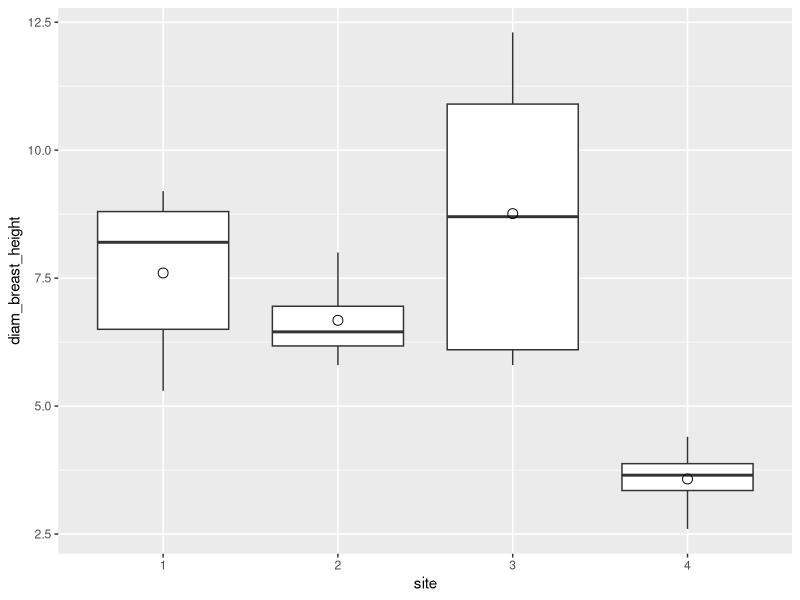
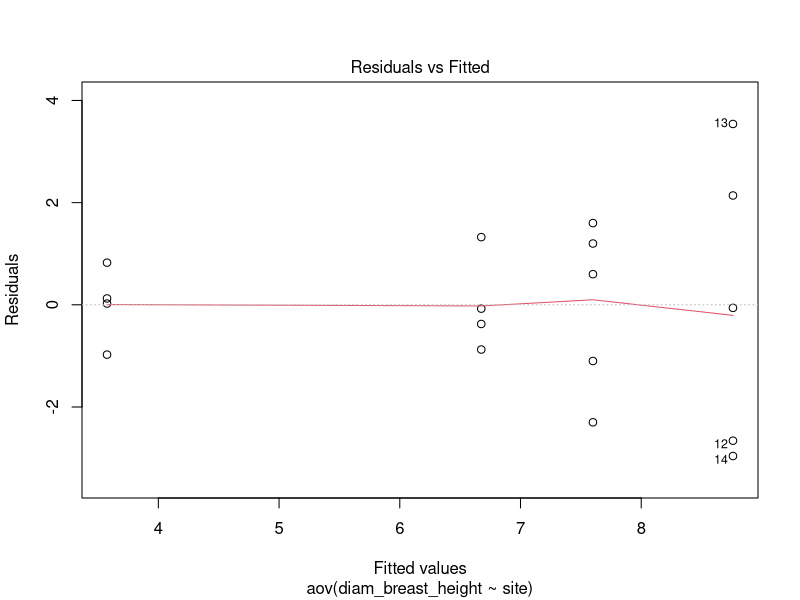
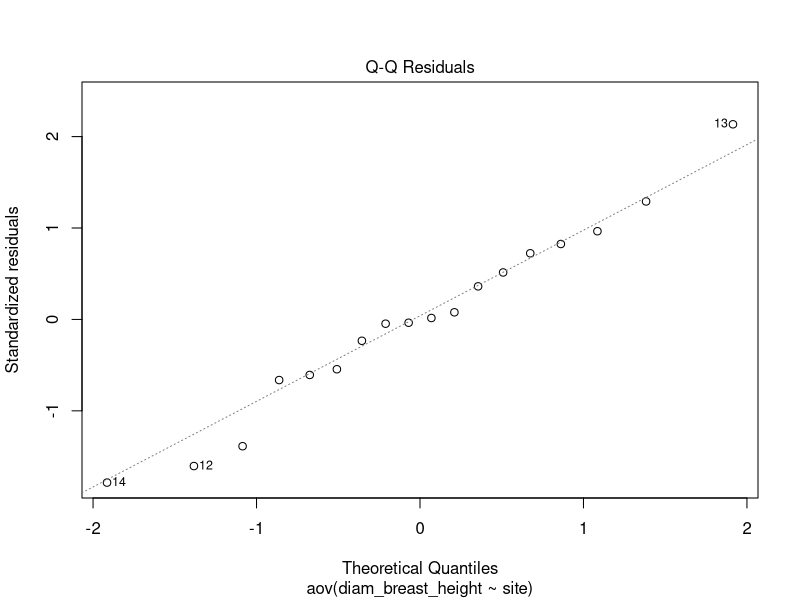
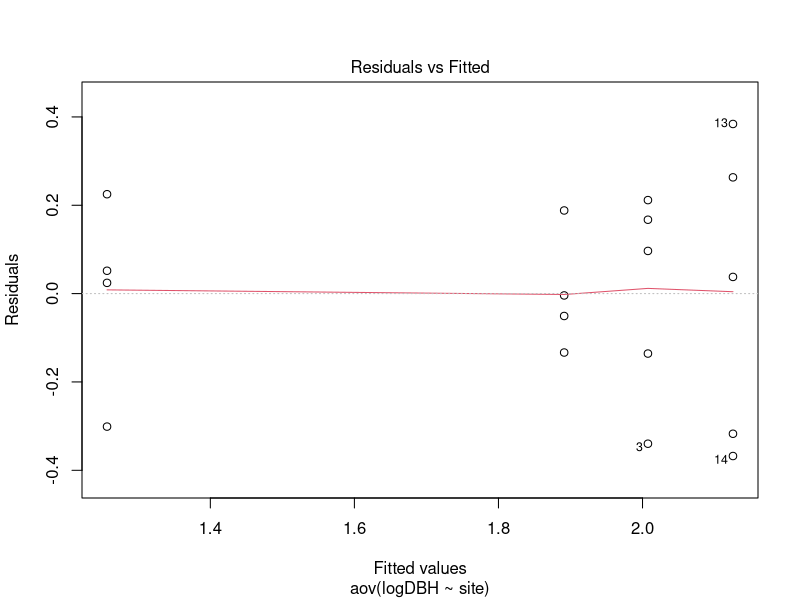
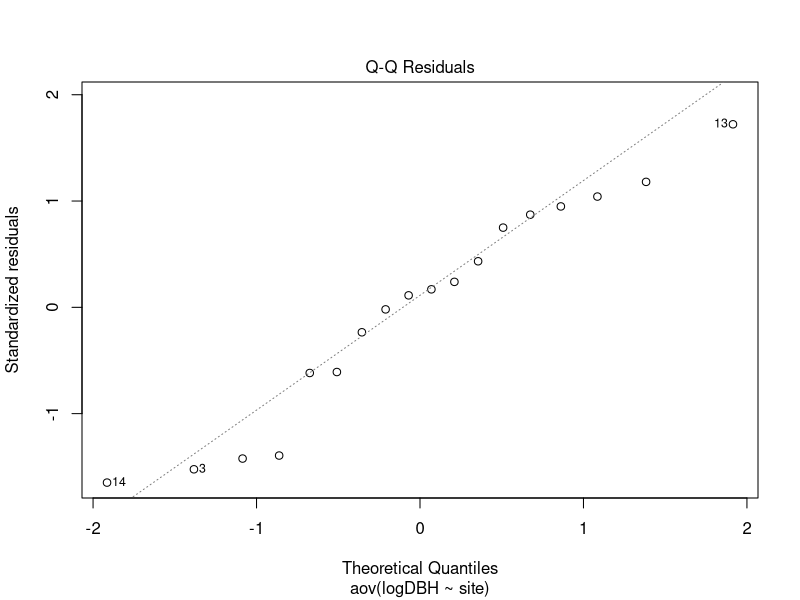

Write the R code that produced these figures, in order.
library(car)
library(ggplot2)
library(tidyr)

rimu <- tibble(c(6.5,8.8,5.3,8.2,9.2,6.6,6.3,8.0,5.8,10.9,8.7,6.1,12.3,5.8,4.4,2.6,3.6,3.7),
               as.factor(c(1,1,1,1,1,2,2,2,2,3,3,3,3,3,4,4,4,4)))
colnames(rimu) <- c("diam_breast_height", "site")
rimu$logDBH <- log(rimu$diam_breast_height)

ggplot(rimu, aes(x=site, y=diam_breast_height)) + 
  geom_boxplot() +
  stat_summary(geom="point", fun=mean, size=3, shape=1)

cat("ANOVA summary:\n")
anova <- aov(diam_breast_height ~ site, data = rimu)
summary(anova)

leveneTest(diam_breast_height ~ site, data = rimu)

kruskal.test(diam_breast_height ~ site, data = rimu)

TukeyHSD(anova)

plot(anova, 1)
plot(anova, 2)

cat("log ANOVA summary:\n")
log_anova <- aov(logDBH ~ site, data = rimu)
summary(log_anova)

leveneTest(logDBH ~ site, data = rimu)

kruskal.test(logDBH ~ site, data = rimu)

TukeyHSD(log_anova)

plot(log_anova, 1)
plot(log_anova, 2)